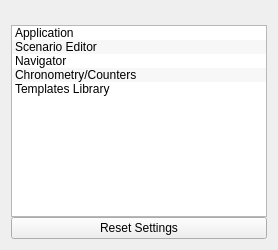
     <widget class="QWidget" name="layoutWidget">
      <layout class="QVBoxLayout" name="verticalLayout_2">
       <property name="spacing">
        <number>0</number>
       </property>
       <item>
        <widget class="QLabel" name="topLeftEmptyLabel">
         <property name="text">
          <string/>
         </property>
        </widget>
       </item>
       <item>
        <widget class="QListWidget" name="categories">
         <property name="sizePolicy">
          <sizepolicy hsizetype="Preferred" vsizetype="Expanding">
           <horstretch>0</horstretch>
           <verstretch>0</verstretch>
          </sizepolicy>
         </property>
         <property name="editTriggers">
          <set>QAbstractItemView::NoEditTriggers</set>
         </property>
         <property name="alternatingRowColors">
          <bool>true</bool>
         </property>
         <property name="selectionBehavior">
          <enum>QAbstractItemView::SelectRows</enum>
         </property>
         <property name="iconSize">
          <size>
           <width>36</width>
           <height>36</height>
          </size>
         </property>
         <item>
          <property name="text">
           <string>Application</string>
          </property>
          <property name="icon">
           <iconset resource="../../../scenarist-core/Resources/Resources.qrc">
            <normaloff>:/Graphics/Icons/settings_application.png</normaloff>:/Graphics/Icons/settings_application.png</iconset>
          </property>
         </item>
         <item>
          <property name="text">
           <string>Scenario Editor</string>
          </property>
          <property name="icon">
           <iconset resource="../../../scenarist-core/Resources/Resources.qrc">
            <normaloff>:/Graphics/Icons/settings_text_editor.png</normaloff>:/Graphics/Icons/settings_text_editor.png</iconset>
          </property>
         </item>
         <item>
          <property name="text">
           <string>Navigator</string>
          </property>
          <property name="icon">
           <iconset resource="../../../scenarist-core/Resources/Resources.qrc">
            <normaloff>:/Graphics/Icons/settings_navigator.png</normaloff>:/Graphics/Icons/settings_navigator.png</iconset>
          </property>
         </item>
         <item>
          <property name="text">
           <string>Chronometry/Counters</string>
          </property>
          <property name="icon">
           <iconset resource="../../../scenarist-core/Resources/Resources.qrc">
            <normaloff>:/Graphics/Icons/settings_chronometry.png</normaloff>:/Graphics/Icons/settings_chronometry.png</iconset>
          </property>
         </item>
         <item>
          <property name="text">
           <string>Templates Library</string>
          </property>
          <property name="icon">
           <iconset resource="../../../scenarist-core/Resources/Resources.qrc">
            <normaloff>:/Graphics/Icons/style.png</normaloff>:/Graphics/Icons/style.png</iconset>
          </property>
         </item>
        </widget>
       </item>
       <item>
        <widget class="QPushButton" name="resetSettings">
         <property name="text">
          <string>Reset Settings</string>
         </property>
        </widget>
       </item>
      </layout>
     </widget>
